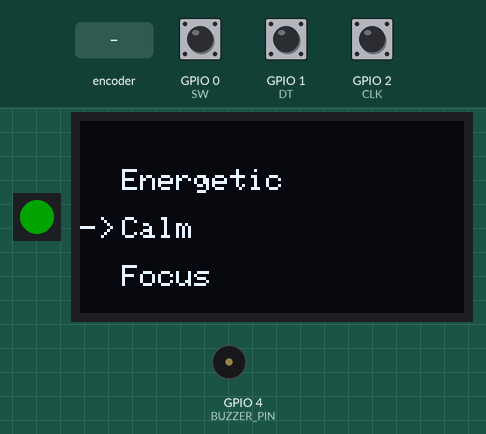
Recording of a sketch running on a simulated ESP32. Shown: 1 RGB LEDs in strip order, left to right, 128×64 one-colour display, buzzer (waves = sounding). Inputs (shaded band) come from the test bench; at power-on: GPIO 0 (SW) HIGH, GPIO 1 (DT) HIGH, GPIO 2 (CLK) HIGH. Dim RGB values are drawn brighter than linear; WiFi joins after 1.5 s; servers stay silent unless stated; uploads are accepted with an empty reply; the local clock reads 2024-03-15 10:24:30 at power-on unless the sketch sets it; random numbers use the default seed unless the sketch sets one; what the sketch prints to the serial monitor is not drawn.

Above: at 6.6 s.
6.7 s: GPIO 0 (SW) pulled LOW for 0.15 s
At 7.38 s:
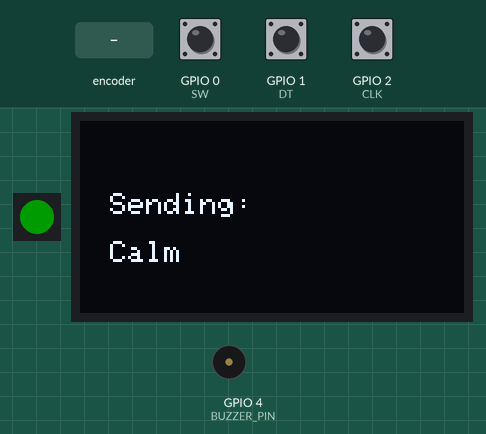
7.4 s: GPIO 0 (SW) pulled LOW for 3.2 s
At 9.67 s:
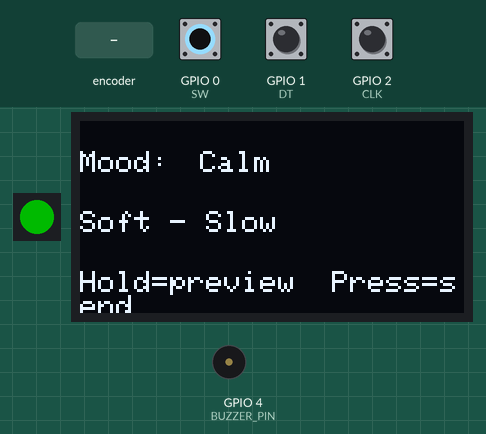
11.2 s: rotary encoder on GPIO 2 (CLK) / GPIO 1 (DT) turned 3 steps (first pin leading)
At 11.47 s:
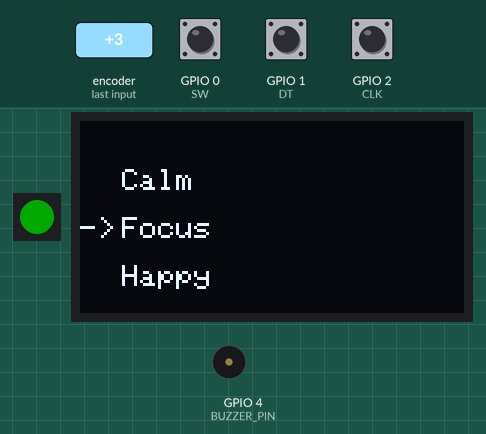
13.7 s: rotary encoder on GPIO 2 (CLK) / GPIO 1 (DT) turned 3 steps (first pin leading)
At 13.88 s:
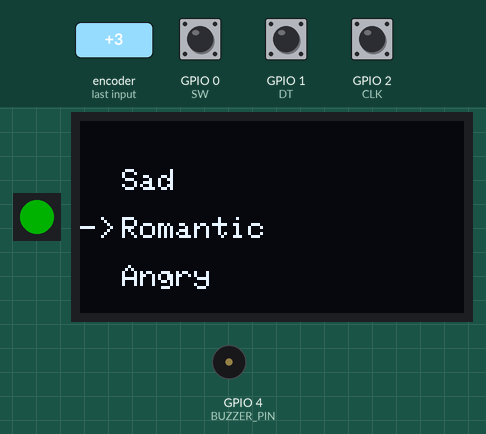
16.1 s: GPIO 0 (SW) pulled LOW for 1 s
At 17.19 s:
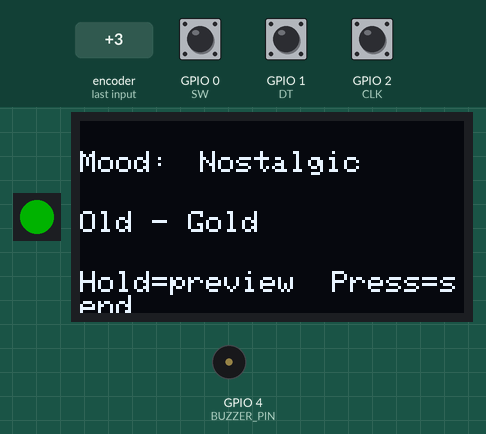
17.7 s: GPIO 0 (SW) pulled LOW for 0.15 s
At 19.4 s:
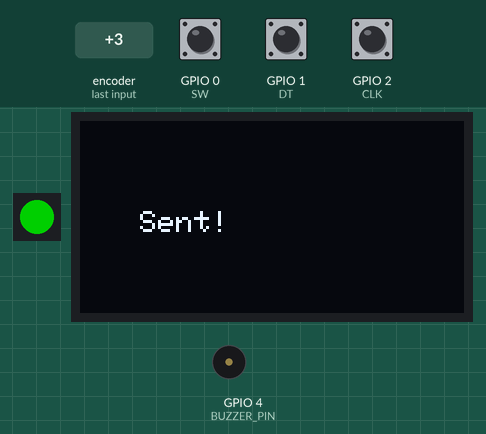
Timing chart, 0 to 21.4 s (numbered marks = the images above; inputs shaded):
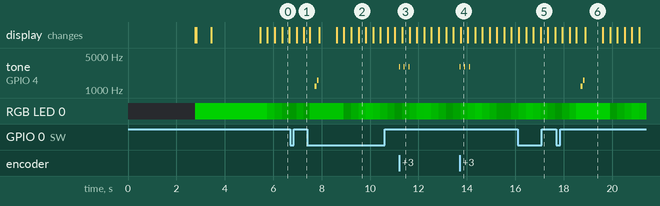

Measured:
- after the input at 11.2 s, tone on GPIO 4 (BUZZER_PIN): alternates 3000 Hz for 0.01 s and silent for 0.19 s, 6 changes in all, then stays silent, starting at once
- after the input at 13.7 s, tone on GPIO 4 (BUZZER_PIN): alternates 3000 Hz for 0.01 s and silent for 0.19 s, 6 changes in all, then stays silent, starting at once
- after the input at 17.7 s, tone on GPIO 4 (BUZZER_PIN): silent → 1200 Hz after 1.0 s, → silent 0.08 s later, → 1600 Hz 0.02 s later, → silent 0.06 s later
- what the display in image 6 shows lasts 0.7 s, from 18.9 s to 19.6 s

The sketch:

PulsePlay.ino
```cpp
#include <WiFi.h>
#include <WiFiManager.h>
#include <HTTPClient.h>
#include <WiFiClientSecure.h>
#include <Adafruit_SSD1306.h>
#include <Wire.h>
#include <time.h>
#include <Adafruit_NeoPixel.h>

// ---------------- PIN DEFINITIONS ----------------
#define OLED_SDA 8
#define OLED_SCL 9

#define NEOPIXEL_PIN 3       // your LED pin now drives the NeoPixel data
#define NEOPIXEL_COUNT 1

#define CLK 2
#define DT 1
#define SW 0

#define BUZZER_PIN 4         // CHANGE this to the pin you wired the piezo to

// ---------------- OLED ----------------
#define SCREEN_WIDTH 128
#define SCREEN_HEIGHT 64
Adafruit_SSD1306 display(SCREEN_WIDTH, SCREEN_HEIGHT, &Wire, -1);

// ---------------- NeoPixel ----------------
Adafruit_NeoPixel pixel(NEOPIXEL_COUNT, NEOPIXEL_PIN, NEO_GRB + NEO_KHZ800);

// ---------------- Mood Data ----------------
const int MOOD_COUNT = 10;
const char* moods[MOOD_COUNT] = {
  "Energetic","Calm","Focus","Happy","Sad",
  "Romantic","Angry","Nostalgic","Adventurous","Sleepy"
};

// Simple preview tags (edit as you like)
const char* moodHints[MOOD_COUNT] = {
  "Upbeat - Fast",
  "Soft - Slow",
  "Minimal - Deep",
  "Bright - Fun",
  "Low - Warm",
  "Sweet - Close",
  "Loud - Punchy",
  "Old - Gold",
  "New - Wild",
  "Chill - Drift"
};

int currentIndex = 1;

// ---------------- Backend ----------------
const char* BACKEND_URL = "https://pulseplay.up.railway.app/api/recommend";

// ---------------- Encoder State ----------------
int lastCLK;
unsigned long lastEncoderChange = 0;
const unsigned long ENCODER_DEBOUNCE = 2;  // tighter, we do accel ourselves

// ---------------- Button Gesture State ----------------
bool lastBtnReading = HIGH;
bool btnStableState = HIGH;
unsigned long lastBtnDebounceTime = 0;
const unsigned long BTN_DEBOUNCE_MS = 25;

unsigned long pressStartTime = 0;
bool longPressFired = false;

unsigned long lastReleaseTime = 0;
int clickCount = 0;

const unsigned long LONG_PRESS_MS = 700;
const unsigned long DOUBLE_CLICK_GAP_MS = 300;

// ---------------- Interaction / UI State ----------------
enum UiState { UI_MENU, UI_PREVIEW, UI_SENDING };
UiState uiState = UI_MENU;

unsigned long previewStart = 0;
const unsigned long PREVIEW_TIMEOUT_MS = 1400;

// ---------------- WiFi Manager ----------------
WiFiManager wm;

// ---------------- Buzzer (simple + reliable) ----------------
void buzzerInit() {
  pinMode(BUZZER_PIN, OUTPUT);
  digitalWrite(BUZZER_PIN, LOW);
}

void beep(int freqHz, int ms) {
  tone(BUZZER_PIN, freqHz);
  delay(ms);
  noTone(BUZZER_PIN);
}

void clickTick() {
  tone(BUZZER_PIN, 3000);
  delay(10);
  noTone(BUZZER_PIN);
}

void confirmTone() {
  beep(1200, 80);
  delay(20);
  beep(1600, 60);
}

void errorTone() {
  for (int i = 0; i < 3; i++) {
    beep(220, 90);
    delay(60);
  }
}

// ---------------- NeoPixel helpers ----------------
uint8_t clamp8(int v) { return (v < 0) ? 0 : (v > 255 ? 255 : (uint8_t)v); }

void pixelSetRGB(uint8_t r, uint8_t g, uint8_t b) {
  pixel.setPixelColor(0, pixel.Color(r, g, b));
  pixel.show();
}

void pixelOff() {
  pixelSetRGB(0, 0, 0);
}

// breathing green when idle (connected)
void pixelBreathGreen(unsigned long t) {
  // triangle wave 0..255..0 over ~2.2s
  const unsigned long period = 2200;
  unsigned long x = t % period;
  int v = (x < period / 2) ? (int)(x * 255 / (period / 2)) : (int)((period - x) * 255 / (period / 2));
  // keep it soft
  v = 20 + (v * 80 / 255); // 20..100
  pixelSetRGB(0, (uint8_t)v, 0);
}

// blink red when not connected
void pixelBlinkRed(unsigned long t) {
  bool on = ((t / 350) % 2) == 0;
  pixelSetRGB(on ? 80 : 0, 0, 0);
}

// fade during sending (green pulse)
void pixelSendingFade(unsigned long t) {
  const unsigned long period = 900;
  unsigned long x = t % period;
  int v = (x < period / 2) ? (int)(x * 255 / (period / 2)) : (int)((period - x) * 255 / (period / 2));
  v = 10 + (v * 120 / 255); // 10..130
  pixelSetRGB(0, (uint8_t)v, 0);
}

// rapid triple blink red for error
void pixelErrorTripleBlink() {
  for (int i = 0; i < 3; i++) {
    pixelSetRGB(120, 0, 0);
    delay(80);
    pixelOff();
    delay(80);
  }
}

// ---------------- UI Functions ----------------
void drawBootScreen() {
  display.clearDisplay();
  display.setTextSize(2);
  display.setTextColor(SSD1306_WHITE);
  display.setCursor(10, 22);
  display.println("PulsePlay");
  display.display();
}

void drawIntroScreen() {
  display.clearDisplay();
  display.setTextSize(1);
  display.setTextColor(SSD1306_WHITE);
  display.setCursor(0, 8);
  display.println("Select mood,");
  display.println("Get music from AI");
  display.println("");
  display.println("Open web app: pulse");
  display.println("play.up.railway.app");
  display.display();
}

void drawMoodMenu() {
  display.clearDisplay();
  display.setTextSize(1);
  display.setTextColor(SSD1306_WHITE);

  int start;
  int arrowRow;

  if (currentIndex == 0) { start = 0; arrowRow = 0; }
  else if (currentIndex == MOOD_COUNT - 1) {
    start = MOOD_COUNT - 3;
    if (start < 0) start = 0;
    arrowRow = min(2, MOOD_COUNT - 1);
  } else {
    start = currentIndex - 1;
    arrowRow = 1;
  }

  for (int i = 0; i < 3; i++) {
    int idx = start + i;
    if (idx >= 0 && idx < MOOD_COUNT) {
      display.setCursor(14, 16 + i * 16);
      display.print(moods[idx]);
    }
  }

  display.setCursor(0, 16 + arrowRow * 16);
  display.print("->");

  display.display();
}

void drawPreviewScreen() {
  display.clearDisplay();
  display.setTextSize(1);
  display.setTextColor(SSD1306_WHITE);

  display.setCursor(0, 10);
  display.print("Mood:");
  display.setCursor(40, 10);
  display.print(moods[currentIndex]);

  display.setCursor(0, 30);
  display.print(moodHints[currentIndex]);

  display.setCursor(0, 50);
  display.print("Hold=preview  Press=send");
  display.display();
}

void drawSendingScreen(const char* mood) {
  display.clearDisplay();
  display.setTextSize(1);
  display.setTextColor(SSD1306_WHITE);
  display.setCursor(10, 24);
  display.print("Sending:");
  display.setCursor(10, 40);
  display.print(mood);
  display.display();
}

void drawResultScreen(const char* msg) {
  display.clearDisplay();
  display.setTextSize(1);
  display.setTextColor(SSD1306_WHITE);
  display.setCursor(20, 30);
  display.print(msg);
  display.display();
}

// ---------------- Time Sync (IMPORTANT for HTTPS) ----------------
bool syncTime() {
  configTime(6 * 3600, 0, "pool.ntp.org", "time.nist.gov", "time.google.com");

  time_t now = time(nullptr);
  unsigned long start = millis();
  while (now < 1700000000 && (millis() - start) < 10000) {
    delay(200);
    now = time(nullptr);
  }
  return (now >= 1700000000);
}

// ---------------- Backend Send (HTTPS) ----------------
bool sendMood(const char* mood) {
  if (WiFi.status() != WL_CONNECTED) return false;

  WiFiClientSecure client;
  client.setInsecure();
  client.setTimeout(15000);

  HTTPClient http;
  http.setTimeout(15000);
  http.setFollowRedirects(HTTPC_FORCE_FOLLOW_REDIRECTS);

  if (!http.begin(client, BACKEND_URL)) {
    http.end();
    return false;
  }

  http.addHeader("Content-Type", "application/json");
  String payload = "{\"mood\":\"" + String(mood) + "\"}";
  int httpCode = http.POST(payload);

  // Debug
  Serial.print("HTTP code: ");
  Serial.println(httpCode);
  if (httpCode >= 200 && httpCode < 300) {
    Serial.print("Response: ");
    Serial.println(http.getString());
    http.end();
    return true;
  } else {
    if (httpCode < 0) {
      Serial.print("HTTP error: ");
      Serial.println(http.errorToString(httpCode));
    } else {
      Serial.print("Response: ");
      Serial.println(http.getString());
    }
    http.end();
    return false;
  }
}

// ---------------- Encoder accel / inertia ----------------
int accelStepFromDelta(unsigned long dtMs) {
  // Fast rotation = bigger jump
  if (dtMs <= 60)  return 3;
  if (dtMs <= 120) return 2;
  return 1;
}

void applyIndexDelta(int delta) {
  currentIndex += delta;
  if (currentIndex < 0) currentIndex = 0;
  if (currentIndex >= MOOD_COUNT) currentIndex = MOOD_COUNT - 1;
}

// ---------------- Button gesture handling ----------------
void handleShortPress() {
  // Short press = send mood
  uiState = UI_SENDING;
  drawSendingScreen(moods[currentIndex]);

  // sending LED animation for ~300ms before network call (so user sees it)
  unsigned long start = millis();
  while (millis() - start < 300) {
    pixelSendingFade(millis());
    delay(10);
  }

  bool ok = sendMood(moods[currentIndex]);

  if (ok) {
    confirmTone();
    drawResultScreen("Sent!");
    delay(700);
  } else {
    errorTone();
    pixelErrorTripleBlink();
    drawResultScreen("Error!");
    delay(900);
  }

  uiState = UI_MENU;
  drawMoodMenu();
}

void handleLongPress() {
  // Long press = preview
  uiState = UI_PREVIEW;
  previewStart = millis();
  drawPreviewScreen();
}

void handleDoublePress() {
  // Double press = surprise me
  int old = currentIndex;
  if (MOOD_COUNT > 1) {
    do { currentIndex = random(0, MOOD_COUNT); } while (currentIndex == old);
  }
  clickTick();
  uiState = UI_MENU;
  drawMoodMenu();
}

// Debounced read + gesture recognizer
void updateButtonGestures() {
  bool reading = digitalRead(SW);

  if (reading != lastBtnReading) {
    lastBtnDebounceTime = millis();
    lastBtnReading = reading;
  }

  if ((millis() - lastBtnDebounceTime) > BTN_DEBOUNCE_MS) {
    if (reading != btnStableState) {
      btnStableState = reading;

      // Button pressed
      if (btnStableState == LOW) {
        pressStartTime = millis();
        longPressFired = false;
      }

      // Button released
      if (btnStableState == HIGH) {
        unsigned long pressDur = millis() - pressStartTime;

        if (!longPressFired) {
          // Count clicks for single/double
          clickCount++;
          lastReleaseTime = millis();
        }
      }
    }
  }

  // Long press fire while holding
  if (btnStableState == LOW && !longPressFired) {
    if (millis() - pressStartTime >= LONG_PRESS_MS) {
      longPressFired = true;
      clickCount = 0; // cancel click counting
      handleLongPress();
    }
  }

  // Resolve single vs double click after gap
  if (clickCount > 0 && (millis() - lastReleaseTime) > DOUBLE_CLICK_GAP_MS) {
    if (clickCount == 1) handleShortPress();
    else handleDoublePress();
    clickCount = 0;
  }
}

// ---------------- SETUP ----------------
void setup() {
  Serial.begin(115200);

  pinMode(CLK, INPUT);
  pinMode(DT, INPUT);
  pinMode(SW, INPUT_PULLUP);

  pinMode(BUZZER_PIN, OUTPUT);
  buzzerInit();

  pixel.begin();
  pixel.setBrightness(255);
  pixelOff();

  Wire.begin(OLED_SDA, OLED_SCL);
  if (!display.begin(SSD1306_SWITCHCAPVCC, 0x3C)) {
    while (1) { pixelSetRGB(120, 0, 0); delay(100); pixelOff(); delay(100); }
  }

  randomSeed(esp_random());

  lastCLK = digitalRead(CLK);

  drawBootScreen();
  delay(1200);

  wm.setConfigPortalTimeout(180);

  // While connecting, blink red
  unsigned long connectAnimStart = millis();
  while (WiFi.status() != WL_CONNECTED) {
    // autoConnect blocks internally, so we call it once
    break;
  }

  if (!wm.autoConnect("PulsePlay")) {
    display.clearDisplay();
    display.setCursor(10, 30);
    display.print("WiFi Failed");
    display.display();
    errorTone();
    pixelErrorTripleBlink();
    delay(1500);
    ESP.restart();
  }

  // Connected: static green briefly
  pixelSetRGB(0, 120, 0);

  // Sync time
  display.clearDisplay();
  display.setTextSize(1);
  display.setCursor(0, 28);
  display.print("Syncing time...");
  display.display();

  bool ok = syncTime();
  Serial.print("Time sync: ");
  Serial.println(ok ? "OK" : "FAILED");

  display.clearDisplay();
  display.setTextSize(2);
  display.setCursor(0, 28);
  display.print(ok ? "Time OK" : "Time FAIL");
  display.display();
  delay(600);

  drawIntroScreen();
  delay(2000);
  uiState = UI_MENU;
  drawMoodMenu();
}

// ---------------- LOOP ----------------
void loop() {
  unsigned long now = millis();

  // NeoPixel status behaviors
  if (uiState == UI_SENDING) {
    pixelSendingFade(now);
  } else if (WiFi.status() != WL_CONNECTED) {
    pixelBlinkRed(now);
  } else {
    // connected and not sending: breathing green
    pixelBreathGreen(now);
  }

  // Preview timeout
  if (uiState == UI_PREVIEW && (now - previewStart) > PREVIEW_TIMEOUT_MS) {
    uiState = UI_MENU;
    drawMoodMenu();
  }

  // Button gestures (works in all states)
  updateButtonGestures();

  // Encoder only active in menu (or preview — allow changing selection)
  if (uiState == UI_MENU || uiState == UI_PREVIEW) {
    int currentCLK = digitalRead(CLK);

    if (currentCLK != lastCLK && currentCLK == LOW) {
      unsigned long dt = now - lastEncoderChange;
      if (dt > ENCODER_DEBOUNCE) {
        int dir = (digitalRead(DT) != currentCLK) ? +1 : -1;
        int step = accelStepFromDelta(dt);
        applyIndexDelta(dir * step);

        clickTick(); // soft click per tick

        if (uiState == UI_PREVIEW) drawPreviewScreen();
        else drawMoodMenu();

        lastEncoderChange = now;
      }
    }
    lastCLK = currentCLK;
  }
}
```
